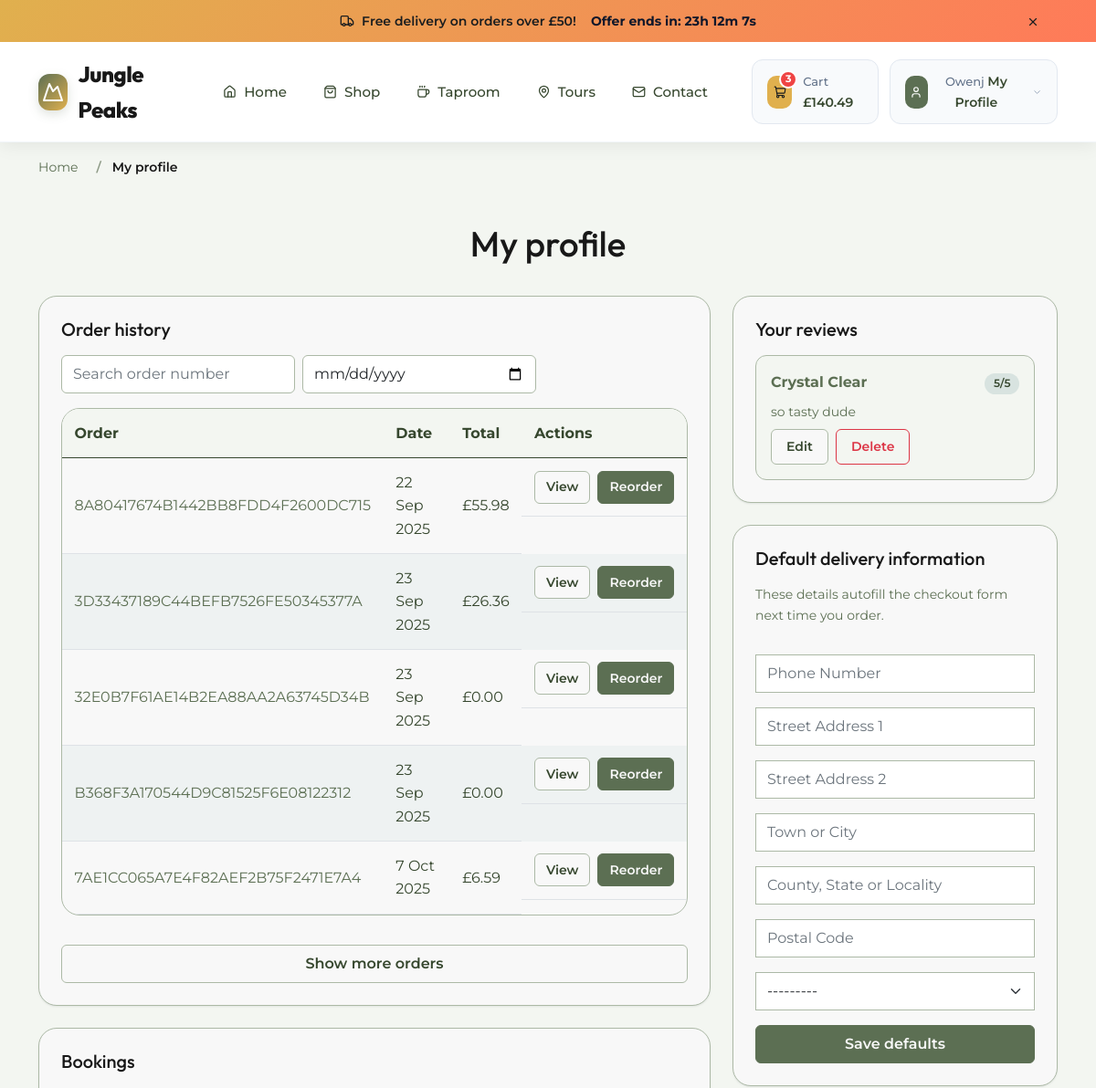
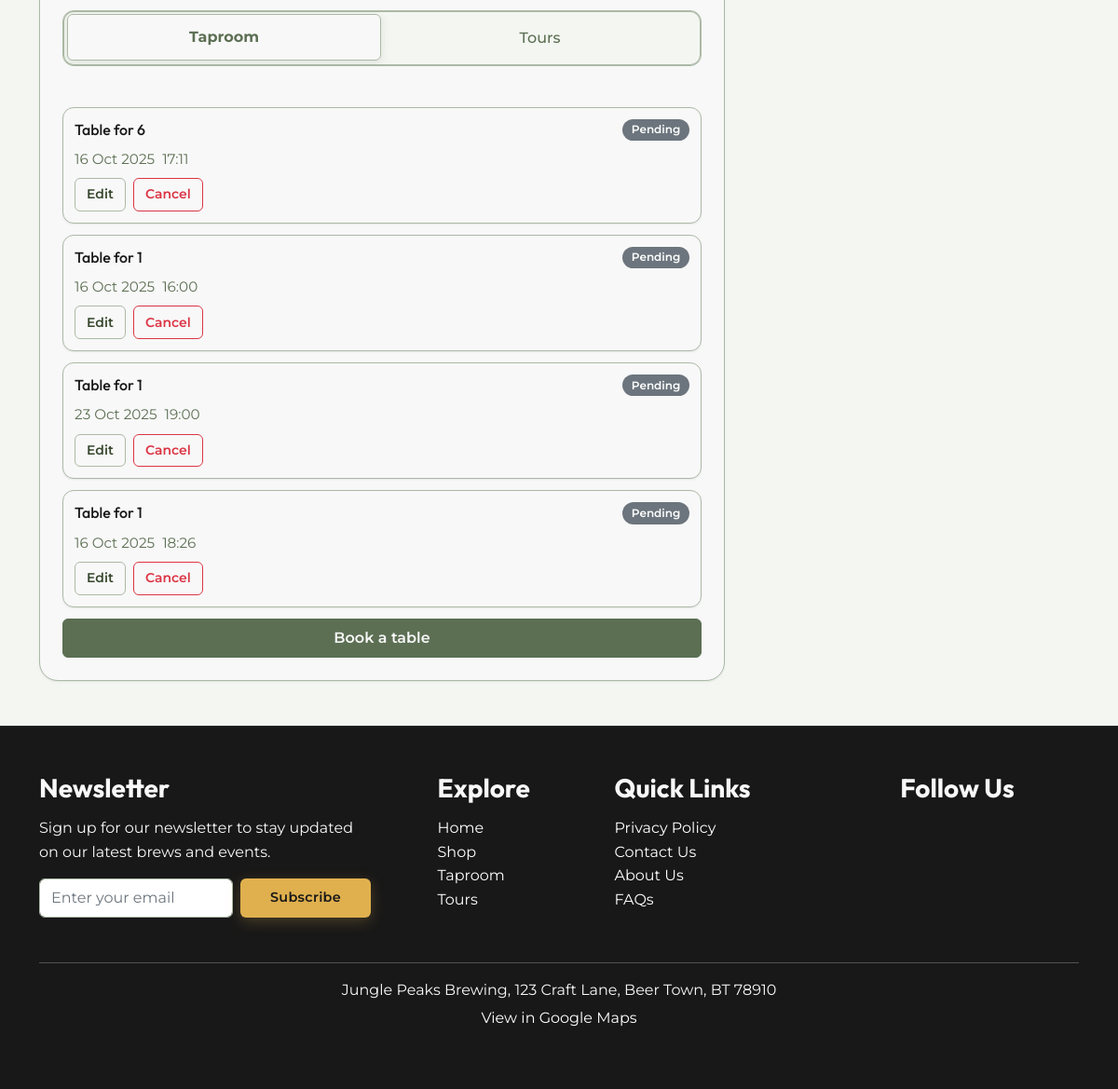
Page /profile/ (signed in) on the earlier database version (2 pictures, top to bottom).
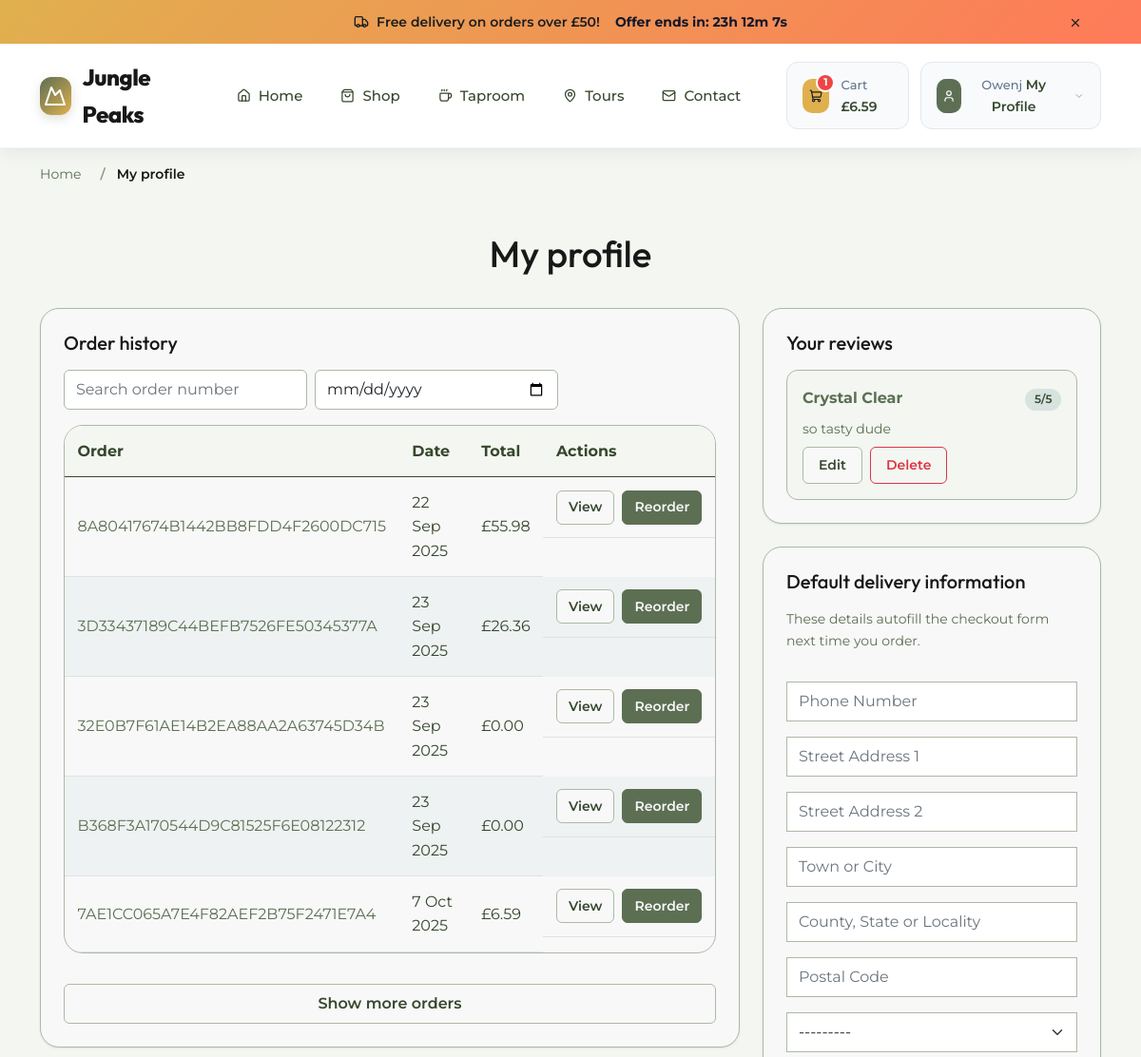
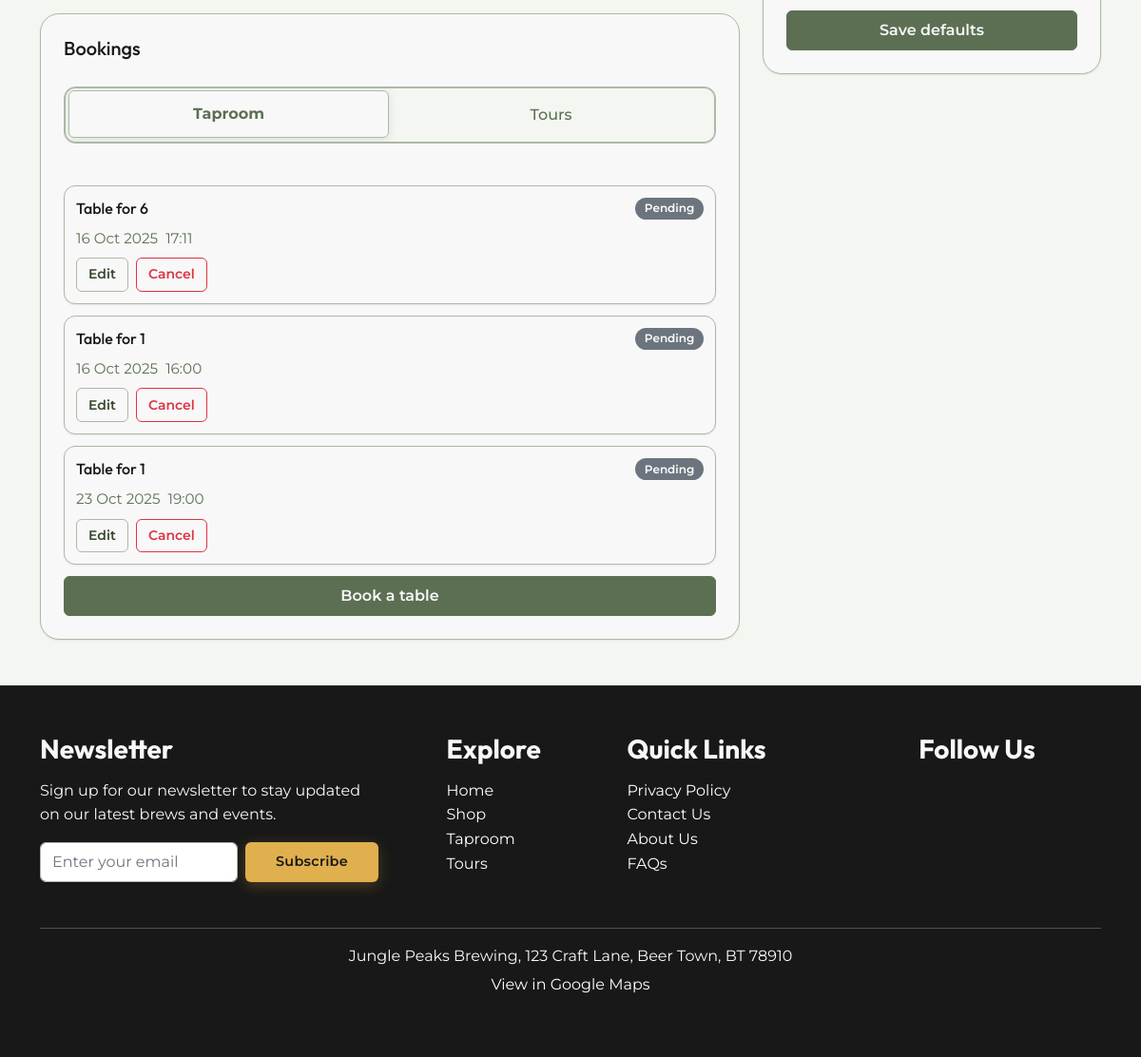
Same page on the later database version (2 pictures, top to bottom).
### checkout/models.py (models this page shows, shortened)
class Order(models.Model):
    order_number = models.CharField(
        max_length=32, null=False, editable=False
    )
    user_profile = models.ForeignKey(
        UserProfile, on_delete=models.SET_NULL,
        null=True, blank=True, related_name="orders"
    )
    full_name = models.CharField(max_length=50, null=False, blank=False)
    email = models.EmailField(max_length=254, null=False, blank=False)
    phone_number = models.CharField(max_length=20, null=False, blank=False)
    country = CountryField(
        blank_label="Select a country", null=False, blank=False
    )
    postcode = models.CharField(max_length=20, null=True, blank=True)
    town_or_city = models.CharField(max_length=40, null=False, blank=False)
    street_address1 = models.CharField(max_length=80, null=False, blank=False)
    street_address2 = models.CharField(max_length=80, null=True, blank=True)
    county = models.CharField(max_length=80, null=True, blank=True)
    date = models.DateTimeField(auto_now_add=True)
    delivery_cost = models.DecimalField(
        max_digits=6, decimal_places=2, null=False, default=0
    )
    order_total = models.DecimalField(
        max_digits=10, decimal_places=2, null=False, default=0
    )
    grand_total = models.DecimalField(
        max_digits=10, decimal_places=2, null=False, default=0
    )
    original_bag = models.TextField(null=False, blank=False, default="")
    stripe_pid = models.CharField(
        max_length=254, null=False, blank=False, default=""
    )

### taproom/models.py (models this page shows, shortened)
class Booking(models.Model):
    user = models.ForeignKey(
        User, on_delete=models.SET_NULL, null=True, blank=True
    )  # Optional for guests
    name = models.CharField(max_length=100)
    email = models.EmailField()
    phone = models.CharField(max_length=15)
    date = models.DateField()
    time = models.TimeField()
    guests = models.PositiveIntegerField()
    booking_type = models.CharField(
        max_length=10, choices=[("standard", "Standard"), ("premium", "Premium")], default="standard"
    )
    special_requests = models.TextField(blank=True, null=True)
    created_at = models.DateTimeField(auto_now_add=True)
    def get_total_price(self):
        return TABLE_PRICING.get(self.booking_type, 0)

### products/models.py (models this page shows, shortened)
class Review(models.Model):
    product = models.ForeignKey(
        Product, related_name="reviews", on_delete=models.CASCADE
    )
    user = models.ForeignKey(User, on_delete=models.CASCADE)
    rating = models.IntegerField(
        choices=[(i, i) for i in range(1, 6)]
    )  # Rating from 1 to 5
    comment = models.TextField()
    created_at = models.DateTimeField(auto_now_add=True)

class Product(models.Model):
    name = models.CharField(max_length=200)
    sku = models.CharField(max_length=20, unique=True)
    type = models.CharField(max_length=100)
    abv = models.FloatField(
        blank=True, null=True,
        help_text=(
            "Alcohol By Volume in percentage (e.g., 5.2). "
            "Leave blank for non-beverage products."
        ),
    )
    description = models.TextField()
    has_sizes = models.BooleanField(default=False, null=True, blank=True)
    category = models.ForeignKey(
        Category, on_delete=models.CASCADE, related_name="products"
    )
    price = models.DecimalField(max_digits=6, decimal_places=2)
    rating = models.DecimalField(
        max_digits=6, decimal_places=2, null=True, blank=True
    )
    image_url = models.URLField(max_length=1024, null=True, blank=True)
    image = models.ImageField(null=True, blank=True)

### profiles/views.py (the view)
# urls.py: path('profile/', include('profiles.urls')),
@login_required
def profile(request):
    profile = get_object_or_404(UserProfile, user=request.user)
    user_reviews = Review.objects.filter(user=request.user)
    orders = profile.orders.all()
    table_bookings = Booking.objects.filter(user=request.user)
    tour_bookings = TourBooking.objects.filter(user=request.user)
    if request.method == 'POST':
        form = UserProfileForm(request.POST, instance=profile)
        if form.is_valid():
            form.save()
            messages.success(request, 'Profile updated successfully')
        else:
            messages.error(request, 'Update failed. Please ensure'
                           'the form is valid.')
    else:
        form = UserProfileForm(instance=profile)
    context = {
        'form': form,
        'orders': orders,
        'table_bookings': table_bookings,
        'tour_bookings': tour_bookings,
        'reviews': user_reviews,
        'on_profile_page': True,
    }
    return render(request, 'profiles/profile.html', context)

### profiles/forms.py
class UserProfileForm(forms.ModelForm):
    class Meta:
        model = UserProfile
        exclude = ("user",)
    def __init__(self, *args, **kwargs):
        super().__init__(*args, **kwargs)
        placeholders = {
            "default_phone_number": "Phone Number",
            "default_postcode": "Postal Code",
            "default_town_or_city": "Town or City",
            "default_street_address1": "Street Address 1",
            "default_street_address2": "Street Address 2",
            "default_county": "County, State or Locality",
        }
        self.fields["default_phone_number"].widget.attrs["autofocus"] = True
        for field in self.fields:
            if field != "default_country":
                placeholder = (
                    f"{placeholders[field]} *"
                    if self.fields[field].required
                    else placeholders[field]
                )
                self.fields[field].widget.attrs["placeholder"] = placeholder
            self.fields[field].widget.attrs[
                "class"
            ] = "border-black rounded-0 profile-form-input"
            self.fields[field].label = False

### profiles/templates/profiles/profile.html (shortened to what the changed rows need)
{% extends "base.html" %}
{% load static imgix_tags %}
{% block extra_css %}
    <link rel="stylesheet" href="{% static 'profiles/css/profile.css' %}">
{% endblock %}
{% block content %}
    <section class="container profile-shell">
        <h1>My profile</h1>
        <div class="row g-4 align-items-start">
            <div class="col-12 col-lg-8">
                <div class="panel-card mb-4">
                    <div class="filter-toolbar">
                        <h2 class="h5 mb-0">Order history</h2>
                    </div>
                    {% if orders %}
                        <div class="profile-table table-responsive" id="orders-table-wrapper">
                            <table class="table" id="orders-table">
                                <thead>
                                    <tr>
                                        <th scope="col">Order</th>
                                        <th scope="col">Date</th>
                                        <th scope="col">Total</th>
                                        <th scope="col">Actions</th>
                                    </tr>
                                </thead>
                                <tbody>
                                    {% for order in orders %}
                                        <tr data-order="{{ order.order_number|lower }}" data-date="{{ order.date|date:'Y-m-d' }}" {% if forloop.counter > 5 %}class="d-none"{% endif %}>
                                            <td>
                                                <a href="{% url 'order_history' order.order_number %}" class="text-decoration-none">{{ order.order_number }}</a>
                                            </td>
                                            <td>{{ order.date|date:"j M Y" }}</td>
                                            <td>£{{ order.grand_total|floatformat:2 }}</td>
                                            <td class="profile-actions">
                                                <a href="{% url 'order_history' order.order_number %}" class="btn btn-light btn-sm">View</a>
                                                <a href="{% url 'reorder' order.id %}" class="btn btn-primary btn-sm">Reorder</a>
                                            </td>
                                        </tr>
                                    {% endfor %}
                                </tbody>
                            </table>
                        </div>
                    {% else %}
                        <div class="empty-note">No orders yet. Once you check out, they’ll appear here.</div>
                    {% endif %}
                </div>
                <div class="panel-card">
                    <div class="filter-toolbar">
                        <h2 class="h5 mb-0">Bookings</h2>
                    </div>
                    <div id="taproom-bookings" class="booking-list">
                        {% if table_bookings %}
                            {% for booking in table_bookings %}
                                <article class="booking-card">
                                    <div class="d-flex justify-content-between align-items-center">
                                        <h3 class="h6 mb-0">Table for {{ booking.guests }}</h3>
                                        <span class="badge {% if booking.status == 'confirmed' %}bg-success{% else %}bg-secondary{% endif %}">{{ booking.status|default:'Pending' }}</span>
                                    </div>
                                    <div class="booking-meta">
                                        <span>{{ booking.date|date:"j M Y" }}</span>
                                        <span>{{ booking.time|time:"H:i" }}</span>
                                    </div>
                                    <div class="profile-actions">
                                        <a href="{% url 'taproom:edit_booking' booking.id %}" class="btn btn-light btn-sm">Edit</a>
                                        <form action="{% url 'taproom:cancel_booking' booking.id %}" method="post">
                                            <button type="submit" class="btn btn-outline-danger btn-sm">Cancel</button>
                                        </form>
                                    </div>
                                </article>
                            {% endfor %}
                        {% else %}
                            <div class="empty-note">No table bookings yet.</div>
                        {% endif %}
                    </div>
                </div>
            </div>
            <div class="col-12 col-lg-4">
                <div class="panel-card mb-4">
                    <h2 class="h5 mb-0">Your reviews</h2>
                    {% if reviews %}
                        <div class="review-list">
                            {% for review in reviews %}
                                <article class="review-card">
                                    <strong>
                                        <a href="{% url 'product_detail' review.product.id %}" class="text-decoration-none">{{ review.product.name }}</a>
                                        <span class="badge">{{ review.rating }}/5</span>
                                    </strong>
                                    <p class="text-small mb-0">{{ review.comment }}</p>
                                    <div class="review-actions">
                                        <a href="{% url 'edit_review' review.id %}" class="btn btn-light btn-sm">Edit</a>
                                        <form action="{% url 'delete_review' review.id %}" method="post">
                                            <button type="submit" class="btn btn-outline-danger btn-sm">Delete</button>
                                        </form>
                                    </div>
                                </article>
                            {% endfor %}
                        </div>
                    {% else %}
                        <div class="empty-note">You haven't reviewed any products yet.</div>
                    {% endif %}
                </div>
                <div class="panel-card delivery-form">
                    <h2 class="h5 mb-0">Default delivery information</h2>
                </div>
            </div>
        </div>
    </section>
{% endblock %}

### templates/base.html (shortened to what the changed rows need)
{% load static imgix_tags %}
<!doctype html>
<html lang="en">
<head>
    {% block corecss %}
        <link href="https://cdn.jsdelivr.net/npm/bootstrap@5.0.2/dist/css/bootstrap.min.css" rel="stylesheet">
        <link rel="stylesheet" href="{% static 'css/base.css' %}">
    {% endblock %}
    {% block extra_css %}
    {% endblock %}
    </head>
  <body>
<header class="modern-header">
    <nav class="main-navbar">
        <div class="container">
            <div class="navbar-content">
                <div class="navbar-actions">
                    <a href="{% url 'bag:view_bag' %}" class="action-btn cart-btn" aria-label="View shopping cart">
                        <div class="btn-icon">
                            <i data-lucide="shopping-cart"></i>
                            {% if bag_items %}
                                <span class="cart-badge">{{ bag_items|length }}</span>
                            {% endif %}
                        </div>
                        <div class="btn-content d-none d-md-block">
                            <span class="btn-label">Cart</span>
                            <span class="btn-value">
                                {% if grand_total %}
                                    £{{ grand_total|floatformat:2 }}
                                {% else %}
                                    £0.00
                                {% endif %}
                            </span>
                        </div>
                    </a>
                </div>
            </div>
        </div>
    </nav>
</header>
    <main>
        {% block content %}
        {% endblock %}
    </main>
    </body>
</html>

Differences in the rows shown:
removed Booking: guests "1", status "Pending", date "16 Oct 2025", time "18:26"
Other differences:
{{ bag_items|length }}: "3" → "1"
{{ grand_total|floatformat:2 }}: "140.49" → "6.59"
